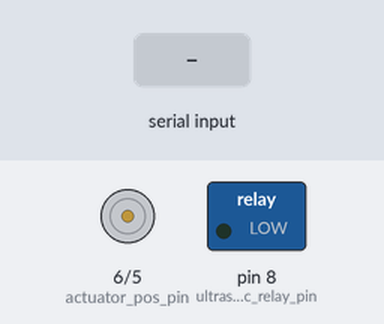
This sketch was run on a simulated Arduino Mega 2560, built with avr-gcc and run on an emulated ATmega2560. Shown: motor-driver pin pairs drawn as motors (green arrow = first pin HIGH = forward, orange = second pin HIGH = backward, longer = more drive), switched loads named in the sketch (green lamp = pin HIGH). The test bench sets the inputs (shaded band). The audio player accepts every command and is not drawn; what the sketch prints to the serial monitor is not drawn.

Above: at 0.6 s.
At 1.6 s:
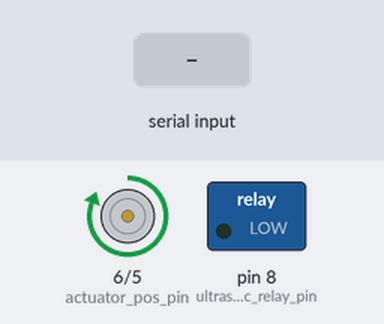
At 4.7 s:
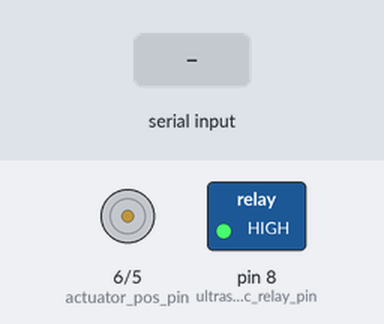
4.8 s: "1" received over the second serial link
Timing chart, 0 to 7.8 s (numbered marks = the images above; inputs shaded):
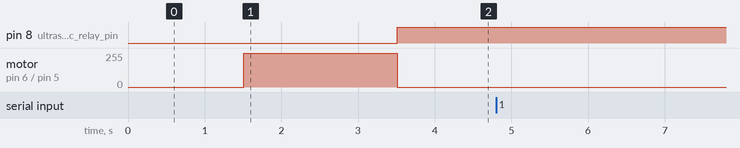

The sketch:

system_test.ino
```cpp
/*
JHU MultiD Zoo Team "Node Code"
Will Leger, Raphael Stadler, Peter Xu, Jonathan Liu
Code is designed for Node #1
Sample RF signal breakdown: 1ag
1=node number
a=not final node
g=sound designation
*/


#include <SoftwareSerial.h>
#include <DFRobotDFPlayerMini.h>


#define mp3_serial Serial1
#define ultrasonic_serial Serial2
#define xbee_serial Serial3


const int actuator_pos_pin = 6;
const int actuator_neg_pin = 5;


const int ultrasonic_relay_pin = 8;


int mp3volume = 20;          // volume of audio played from speaker. Must be between 0-30 (Default is 20)
int success_distance = 200;  // Distance (in mm) from the ultrasonic sensor that is considered a "success" by the bobcat. Must be greater than 30 mm (Default is 20 cm)


// int detect_time = 0;    // Times how long an object has been detected using the detect function. Implemented to prevent false positives


unsigned long start_timeout;  // Initialized at the start of each node activation -- used as reference for starting time of node


unsigned long timeout = 180000;  // Timeout for each node in milliseconds (default is 3 minutes (180000))


unsigned long completion_time;  // Time it takes for bobcat to successfully complete node


int audio_loop = 10;  // Number of times audio sound is played while node is active (default is 10 times)


int sound = 1;  // Determines which audio file is played from SD card -- corresponds to order of library on sd card (default is first file; currently gopher scream)


bool success;  // Bool used to determine success or failure in node


int audio_timer;


int false_pos_counter;


DFRobotDFPlayerMini myDFPlayer;


// Initializes variables used in detection function
unsigned char data[4] = {};
float distance;


void setup() {
  Serial.begin(9600);  // Creates serial
  mp3_serial.begin(9600);
  ultrasonic_serial.begin(9600);


  pinMode(ultrasonic_relay_pin, OUTPUT);
  digitalWrite(ultrasonic_relay_pin, LOW);


  // Configure audio player with selected audio file and volume
  myDFPlayer.begin(mp3_serial);
  myDFPlayer.volume(mp3volume);


  // Initialize linear actuator
  pinMode(actuator_pos_pin, OUTPUT);
  pinMode(actuator_neg_pin, OUTPUT);


  digitalWrite(actuator_pos_pin, LOW);
  digitalWrite(actuator_neg_pin, LOW);


  delay(1000);


  // Raise linear actuator if not raised already
  digitalWrite(actuator_pos_pin, HIGH);
  delay(2000);
  digitalWrite(actuator_pos_pin, LOW);
}


void loop() {
  // Handle XBee Coms


  // Initialize loop variables for first iteration (Should only repeat once per node activation)
  false_pos_counter = 0;
  success = false;
  completion_time = timeout / 1000;
  audio_timer = (timeout/1000) / audio_loop;
  digitalWrite(ultrasonic_relay_pin, HIGH);
  start_timeout = millis();
  // distance = Detect();
  PlayAudio(sound);


  // Active node detection loop; Remains true while nothing is within detection radius and node has not reached timeout limit to be considered failure
  while (false_pos_counter < 15 && (millis() - start_timeout < timeout)) {
    if ((((millis() - start_timeout)/1000) % audio_timer) == 0){
        PlayAudio(sound);
      }
    distance = Detect();
    if(distance < success_distance){
      false_pos_counter++; // Increment false positives by 1
    } else {
      false_pos_counter = 0;
    }
    Serial.print("Distance: ");
    Serial.println(distance / 10);
  }
  // Determines if bobcat was successful; above while loop breaks if bobcat is detected or node times out.
  // If statement verifies node did not timeout (which means bobcat was successful)
  if (millis() - start_timeout < timeout) {
    success = true;
    completion_time = (millis() - start_timeout); // 1000;  // Measures time to complete (in seconds) (DELETE/CHANGE IF IMPLEMENT RTC MODULE)
  }
  Serial.print("Pos Counter: ");
  Serial.print(false_pos_counter);
  Serial.print(" Distance: ");
  Serial.print(distance / 10);
  Serial.print(" Timeout Time: ");
  Serial.print(timeout);
  Serial.print(" Completion Time: ");
  Serial.println(completion_time);
  delay(1000);


  // NEED TO INCLUDE LOGIC FOR XBEE COMS AND HANDLING OF FINAL NODE VS NOT FINAL NODE


  if (success) {


    BallRelease();
  }
  digitalWrite(ultrasonic_relay_pin, LOW);
  exit(0);
}


/*
Helper Functions
*/


// Function BallRelease: Lowers linear actuator to release the ball and then raises it back up to original position ready to be loaded again.
void BallRelease() {
  digitalWrite(actuator_neg_pin, HIGH);
  digitalWrite(actuator_pos_pin, LOW);
  delay(3000);
  digitalWrite(actuator_neg_pin, LOW);


  // Resets actuator to fully extended position
  digitalWrite(actuator_pos_pin, HIGH);
  delay(4000);
  digitalWrite(actuator_pos_pin, LOW);
}


// Function PlayAudio: Plays specified audio file at given volume defined
void PlayAudio(int sound) {
  myDFPlayer.play(sound);
}


// Function Detect: Returns distance away an object is from node in mm; ultrasonic sensor requires ~1/10s delay between each reading for better accuracy
// Code based off sample code from DFRobot website (just google waterproof ultrasonic sensor)
float Detect() {
  do {
    for (int i = 0; i < 4; i++) {
      data[i] = ultrasonic_serial.read();
    }
  } while (ultrasonic_serial.read() == 0xff);


  ultrasonic_serial.flush();


  if (data[0] == 0xff) {
    int sum;
    sum = (data[0] + data[1] + data[2]) & 0x00FF;
    if (sum == data[3]) {
      distance = (data[1] << 8) + data[2];
      if (distance > 30)  // 30 mm is min detect distance
      {
        return distance;
        delay(100);
      } else  // If the object is closer than the minimum detect distance, wait 1/10 s and take another reading
      {
        delay(100);
        return Detect();
      }
    } else {
      delay(100);
      return Detect();  // If error in reading data, wait 1/10s and take another reading
    }
  }
}


// void SendBack() {
// }
```

Measured:
- after the input at 4.8 s, every drawn part: stays the same
